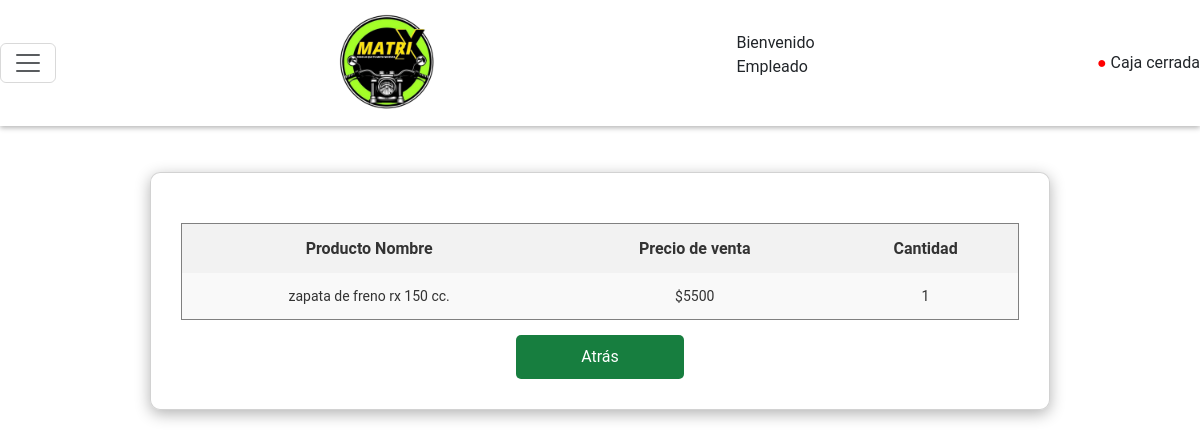
The app's page /ver_detalle_ventas/66/ with its own data.
### Ventas/models.py (models this page shows)
class Productos_Vendidos(models.Model):
    venta=models.ForeignKey(Venta, on_delete=models.CASCADE)
    producto=models.ForeignKey(Producto, on_delete=models.CASCADE)
    cantidad=models.IntegerField()
    subtotal=models.IntegerField()

### Productos/models.py (models this page shows)
class Producto(models.Model):
    nombre=models.CharField(max_length=100)
    precio=models.DecimalField(max_digits=10, decimal_places=2)
    existencias=models.PositiveIntegerField(default=0)
    stock_maximo=models.PositiveIntegerField(default=0)
    stock_minimo=models.PositiveIntegerField(default=0)
    proveedores=models.ManyToManyField(Proveedor, through='Producto_Intermedia')
    def __str__(self):
        return f"{self.nombre}"

### Matrix/views.py (the view)
# urls.py: path('ver_detalle_ventas/<int:id_ventas>/',views.ver_detalle_venta, name='ver_detalle_venta')
def ver_detalle_venta(request, id_ventas):
    venta=Venta.objects.get(id=id_ventas)
    productos_vendidos=venta.productos_vendidos_set.all()
    return render(request,'ver_detalle_venta.html',{'productos_vendidos':productos_vendidos})

### templates/ver_detalle_venta.html (shortened to what this page needs)
{% extends 'menu.html' %}
{% load static %}
{% block extra_css %}
    <link rel="stylesheet" href="{% static 'css/detalleCpra.css' %}">
{% endblock %}
{% block content %}
    <div class="contenedor card">
        <table border="1">
            <tr>
                <th>Producto Nombre</th>
                <th>Precio de venta</th>
                <th>Cantidad</th>
            </tr>
            <tbody>
                {% for item in productos_vendidos %}
                    <tr>
                        <td>{{item.producto}}</td>
                        <td>${{item.subtotal}}</td>
                        <td>{{item.cantidad}}</td>
                    </tr>
                {% endfor %}
            </tbody>
        </table>
        <input type="button" onclick="window.location.href='{% url 'historial_ventas' %}'" value="Atrás">
    </div>
{% endblock %}

### static/css/menu.css (style rules this page uses)
body { font-family: 'Roboto',sans-serif; }

### static/css/detalleCpra.css (style rules this page uses)
.contenedor { display: flex; justify-content: center; align-items: center; width: 100%; max-width: 900px; margin: 30px auto; }
body { background-color: white; }
input[type="button"], input[type="submit"] { background-color: rgb(23, 126, 63); color: white; border: none; border-radius: 5px; cursor: pointer; padding: 10px; font-size: 16px; margin-top: 15px; width: 20%; transition: background-color 0.3s; }
.card { background-color: rgba(255, 255, 255, 0.7); border-radius: 10px; box-shadow: 0 4px 15px rgba(0, 0, 0, 0.3); padding: 30px; width: 90%; display: flex; flex-direction: column; transition: transform 0.3s; }
table { width: 100%; border-collapse: collapse; margin-top: 20px; }
th, td { padding: 15px; text-align: center; }
th { background-color: #f2f2f2; font-weight: bold; color: #333; }
tr { background-color: #f9f9f9; }
td { font-size: 14px; color: #333; }
th { font-size: 16px; }

### records on screen
Productos_Vendidos: producto "zapata de freno rx 150 cc.", subtotal "5500", cantidad "1"
